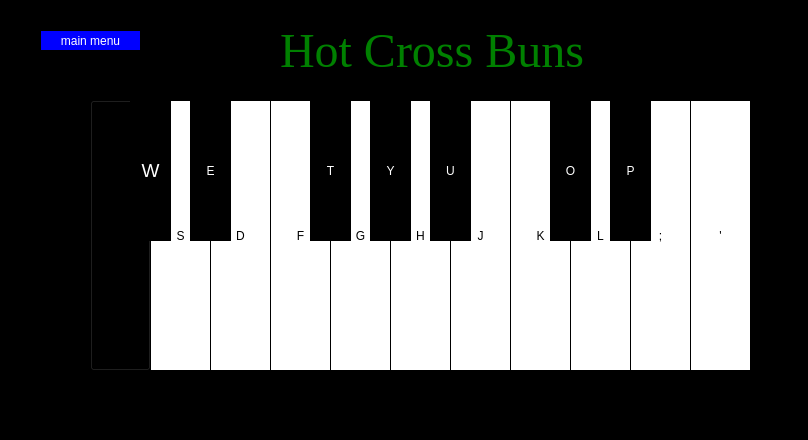
<?xml version="1.0" encoding="UTF-8"?>
<ui version="4.0">
 <class>MainWindow</class>
 <widget class="QMainWindow" name="MainWindow">
  <property name="geometry">
   <rect>
    <x>0</x>
    <y>0</y>
    <width>808</width>
    <height>440</height>
   </rect>
  </property>
  <property name="windowTitle">
   <string>MainWindow</string>
  </property>
  <property name="styleSheet">
   <string notr="true">background:black;</string>
  </property>
  <widget class="QWidget" name="centralwidget">
   <widget class="QPushButton" name="kButton">
    <property name="geometry">
     <rect>
      <x>510</x>
      <y>100</y>
      <width>61</width>
      <height>271</height>
     </rect>
    </property>
    <property name="styleSheet">
     <string notr="true">QPushButton{
background:white;
border: 1px solid black;
}
QPushButton:pressed{
background: rgb(0,255,255);
}
QPushButton:checked{
background: rgb(0,255,255);
}</string>
    </property>
    <property name="text">
     <string>K</string>
    </property>
    <property name="checkable">
     <bool>true</bool>
    </property>
   </widget>
   <widget class="QLabel" name="label">
    <property name="geometry">
     <rect>
      <x>280</x>
      <y>30</y>
      <width>321</width>
      <height>41</height>
     </rect>
    </property>
    <property name="font">
     <font>
      <family>Times New Roman</family>
      <pointsize>36</pointsize>
     </font>
    </property>
    <property name="styleSheet">
     <string notr="true">color:green;</string>
    </property>
    <property name="text">
     <string>Hot Cross Buns</string>
    </property>
   </widget>
   <widget class="QPushButton" name="lButton">
    <property name="geometry">
     <rect>
      <x>570</x>
      <y>100</y>
      <width>61</width>
      <height>271</height>
     </rect>
    </property>
    <property name="styleSheet">
     <string notr="true">QPushButton{
background:white;
border: 1px solid black;
}
QPushButton:pressed{
background: rgb(30,144,255);
}
QPushButton:checked{
background: rgb(30,144,255);
}</string>
    </property>
    <property name="text">
     <string>L</string>
    </property>
    <property name="checkable">
     <bool>true</bool>
    </property>
   </widget>
   <widget class="QPushButton" name="yButton">
    <property name="geometry">
     <rect>
      <x>370</x>
      <y>100</y>
      <width>41</width>
      <height>141</height>
     </rect>
    </property>
    <property name="styleSheet">
     <string notr="true">QPushButton{
background:black;
border: 1px solid black;
color:white;
}
QPushButton:pressed{
background: rgb(255,215,0);
}
QPushButton:checked{
background: rgb(255,215,0);
}</string>
    </property>
    <property name="text">
     <string>Y</string>
    </property>
    <property name="checkable">
     <bool>true</bool>
    </property>
   </widget>
   <widget class="QPushButton" name="tButton">
    <property name="geometry">
     <rect>
      <x>310</x>
      <y>100</y>
      <width>41</width>
      <height>141</height>
     </rect>
    </property>
    <property name="styleSheet">
     <string notr="true">QPushButton{
background:black;
border: 1px solid black;
color:white;
}
QPushButton:pressed{
background: rgb(255,193,37);
}
QPushButton:checked{
background: rgb(255,193,37);
}</string>
    </property>
    <property name="text">
     <string>T</string>
    </property>
    <property name="checkable">
     <bool>true</bool>
    </property>
   </widget>
   <widget class="QPushButton" name="uButton">
    <property name="geometry">
     <rect>
      <x>430</x>
      <y>100</y>
      <width>41</width>
      <height>141</height>
     </rect>
    </property>
    <property name="styleSheet">
     <string notr="true">QPushButton{
background:black;
border: 1px solid black;
color:white;
}
QPushButton:pressed{
background: rgb(0,139,69);
}
QPushButton:checked{
background: rgb(0,139,69);
}</string>
    </property>
    <property name="text">
     <string>U</string>
    </property>
    <property name="checkable">
     <bool>true</bool>
    </property>
   </widget>
   <widget class="QPushButton" name="aButton">
    <property name="geometry">
     <rect>
      <x>90</x>
      <y>100</y>
      <width>61</width>
      <height>271</height>
     </rect>
    </property>
    <property name="autoFillBackground">
     <bool>false</bool>
    </property>
    <property name="styleSheet">
     <string notr="true">QPushButton{
background:white;
border: 1px solid black;
}
QPushButton:pressed{
background: rgb(255,182,193);
}

QPushButton:checked{
background: rgb(255,182,193);
}
    
if (aButton-&gt;isOn())
       btnAbort-&gt;setPaletteBackgroundColor( QColor(255,182,193) );
else
       btnAbort-&gt;setPaletteBackgroundColor(
    this-&gt;paletteBackgroundColor() );
</string>
    </property>
    <property name="text">
     <string>A</string>
    </property>
    <property name="checkable">
     <bool>true</bool>
    </property>
    <property name="checked">
     <bool>false</bool>
    </property>
   </widget>
   <widget class="QPushButton" name="eButton">
    <property name="geometry">
     <rect>
      <x>190</x>
      <y>100</y>
      <width>41</width>
      <height>141</height>
     </rect>
    </property>
    <property name="styleSheet">
     <string notr="true">QPushButton{
background:black;
border: 1px solid black;
color:white;
}
QPushButton:pressed{
background: rgb(255,0,0);
}
QPushButton:checked{
background: rgb(255,0,0);
}</string>
    </property>
    <property name="text">
     <string>E</string>
    </property>
    <property name="checkable">
     <bool>true</bool>
    </property>
   </widget>
   <widget class="QPushButton" name="pushButton">
    <property name="geometry">
     <rect>
      <x>40</x>
      <y>30</y>
      <width>101</width>
      <height>21</height>
     </rect>
    </property>
    <property name="styleSheet">
     <string notr="true">QPushButton{
background:blue;
border: 1px solid black;
color:white;
}
</string>
    </property>
    <property name="text">
     <string>main menu</string>
    </property>
   </widget>
   <widget class="QPushButton" name="hButton">
    <property name="geometry">
     <rect>
      <x>390</x>
      <y>100</y>
      <width>61</width>
      <height>271</height>
     </rect>
    </property>
    <property name="styleSheet">
     <string notr="true">QPushButton{
background:white;
border: 1px solid black;
}
QPushButton:pressed{
background: rgb(113,198,113);
}
QPushButton:checked{
background: rgb(113,198,113);
}</string>
    </property>
    <property name="text">
     <string>H</string>
    </property>
    <property name="checkable">
     <bool>true</bool>
    </property>
   </widget>
   <widget class="QPushButton" name="fButton">
    <property name="geometry">
     <rect>
      <x>270</x>
      <y>100</y>
      <width>61</width>
      <height>271</height>
     </rect>
    </property>
    <property name="styleSheet">
     <string notr="true">QPushButton{
background:white;
border: 1px solid black;
}
QPushButton:pressed{
background: rgb(255,128,0);
}
QPushButton:checked{
background: rgb(255,128,0);
}</string>
    </property>
    <property name="text">
     <string>F</string>
    </property>
    <property name="checkable">
     <bool>true</bool>
    </property>
   </widget>
   <widget class="QPushButton" name="apostButton">
    <property name="geometry">
     <rect>
      <x>690</x>
      <y>100</y>
      <width>61</width>
      <height>271</height>
     </rect>
    </property>
    <property name="styleSheet">
     <string notr="true">QPushButton{
background:white;
border: 1px solid black;
}
QPushButton:pressed{
background: rgb(75,0,130);
}
QPushButton:checked{
background: rgb(75,0,130);
}</string>
    </property>
    <property name="text">
     <string>'</string>
    </property>
    <property name="checkable">
     <bool>true</bool>
    </property>
   </widget>
   <widget class="QPushButton" name="semiButton">
    <property name="geometry">
     <rect>
      <x>630</x>
      <y>100</y>
      <width>61</width>
      <height>271</height>
     </rect>
    </property>
    <property name="styleSheet">
     <string notr="true">QPushButton{
background:white;
border: 1px solid black;
}
QPushButton:pressed{
background: rgb(255,0,255);
}
QPushButton:checked{
background: rgb(255,0,255);
}</string>
    </property>
    <property name="text">
     <string>;</string>
    </property>
    <property name="checkable">
     <bool>true</bool>
    </property>
   </widget>
   <widget class="QPushButton" name="oButton">
    <property name="geometry">
     <rect>
      <x>550</x>
      <y>100</y>
      <width>41</width>
      <height>141</height>
     </rect>
    </property>
    <property name="styleSheet">
     <string notr="true">QPushButton{
background:black;
border: 1px solid black;
color:white;
}
QPushButton:pressed{
background: rgb(122,197,205);
}
QPushButton:checked{
background: rgb(122,197,205);
}</string>
    </property>
    <property name="text">
     <string>O</string>
    </property>
    <property name="checkable">
     <bool>true</bool>
    </property>
   </widget>
   <widget class="QPushButton" name="pButton">
    <property name="geometry">
     <rect>
      <x>610</x>
      <y>100</y>
      <width>41</width>
      <height>141</height>
     </rect>
    </property>
    <property name="styleSheet">
     <string notr="true">QPushButton{
background:black;
border: 1px solid black;
color:white;
}
QPushButton:pressed{
background: rgb(16,78,139);
}
QPushButton:checked{
background: rgb(16,78,139);
}</string>
    </property>
    <property name="text">
     <string>P</string>
    </property>
    <property name="checkable">
     <bool>true</bool>
    </property>
   </widget>
   <widget class="QPushButton" name="jButton">
    <property name="geometry">
     <rect>
      <x>450</x>
      <y>100</y>
      <width>61</width>
      <height>271</height>
     </rect>
    </property>
    <property name="styleSheet">
     <string notr="true">QPushButton{
background:white;
border: 1px solid black;
}
QPushButton:pressed{
background: rgb(0,100,0);
}
QPushButton:checked{
background: rgb(0,100,0);
}</string>
    </property>
    <property name="text">
     <string>J</string>
    </property>
    <property name="checkable">
     <bool>true</bool>
    </property>
   </widget>
   <widget class="QPushButton" name="dButton">
    <property name="geometry">
     <rect>
      <x>210</x>
      <y>100</y>
      <width>61</width>
      <height>271</height>
     </rect>
    </property>
    <property name="styleSheet">
     <string notr="true">QPushButton{
background:white;
border: 1px solid black;
}
QPushButton:pressed{
background: rgb(205,55,0);
}
QPushButton:checked{
background: rgb(205,55,0);
}</string>
    </property>
    <property name="text">
     <string>D</string>
    </property>
    <property name="checkable">
     <bool>true</bool>
    </property>
   </widget>
   <widget class="QPushButton" name="wButton">
    <property name="geometry">
     <rect>
      <x>130</x>
      <y>100</y>
      <width>41</width>
      <height>141</height>
     </rect>
    </property>
    <property name="font">
     <font>
      <pointsize>14</pointsize>
     </font>
    </property>
    <property name="styleSheet">
     <string notr="true">QPushButton{
background:black;
border: 1px solid black;
color:white;
}
QPushButton:pressed{
background: rgb(255,130,171);
}
QPushButton:checked{
background: rgb(255,130,171);
}</string>
    </property>
    <property name="text">
     <string>W</string>
    </property>
    <property name="checkable">
     <bool>true</bool>
    </property>
   </widget>
   <widget class="QPushButton" name="sButton">
    <property name="geometry">
     <rect>
      <x>150</x>
      <y>100</y>
      <width>61</width>
      <height>271</height>
     </rect>
    </property>
    <property name="styleSheet">
     <string notr="true">QPushButton{
background:white;
border: 1px solid black;
}
QPushButton:pressed{
background: rgb(205,16,118);
}
QPushButton:checked{
background: rgb(205,16,118);
}</string>
    </property>
    <property name="text">
     <string>S</string>
    </property>
    <property name="checkable">
     <bool>true</bool>
    </property>
    <property name="checked">
     <bool>false</bool>
    </property>
   </widget>
   <widget class="QPushButton" name="gButton">
    <property name="geometry">
     <rect>
      <x>330</x>
      <y>100</y>
      <width>61</width>
      <height>271</height>
     </rect>
    </property>
    <property name="styleSheet">
     <string notr="true">QPushButton{
background:white;
border: 1px solid black;
}
QPushButton:pressed{
background: rgb(255,255,0);
}
QPushButton:checked{
background: rgb(255,255,0);
}</string>
    </property>
    <property name="text">
     <string>G</string>
    </property>
    <property name="checkable">
     <bool>true</bool>
    </property>
   </widget>
   <zorder>kButton</zorder>
   <zorder>label</zorder>
   <zorder>lButton</zorder>
   <zorder>aButton</zorder>
   <zorder>pushButton</zorder>
   <zorder>hButton</zorder>
   <zorder>fButton</zorder>
   <zorder>apostButton</zorder>
   <zorder>semiButton</zorder>
   <zorder>oButton</zorder>
   <zorder>pButton</zorder>
   <zorder>jButton</zorder>
   <zorder>dButton</zorder>
   <zorder>sButton</zorder>
   <zorder>gButton</zorder>
   <zorder>yButton</zorder>
   <zorder>tButton</zorder>
   <zorder>uButton</zorder>
   <zorder>wButton</zorder>
   <zorder>eButton</zorder>
  </widget>
  <widget class="QMenuBar" name="menubar">
   <property name="geometry">
    <rect>
     <x>0</x>
     <y>0</y>
     <width>808</width>
     <height>22</height>
    </rect>
   </property>
  </widget>
  <widget class="QStatusBar" name="statusbar"/>
 </widget>
 <resources/>
 <connections>
  <connection>
   <sender>pushButton</sender>
   <signal>clicked()</signal>
   <receiver>MainWindow</receiver>
   <slot>close()</slot>
   <hints>
    <hint type="sourcelabel">
     <x>99</x>
     <y>65</y>
    </hint>
    <hint type="destinationlabel">
     <x>210</x>
     <y>27</y>
    </hint>
   </hints>
  </connection>
 </connections>
</ui>
